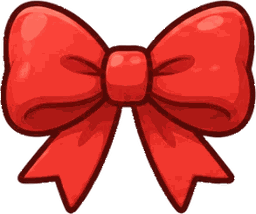
#> input picture assets/gear/bow.png, 256 x 214 px
$ python cut-gear.py ../assets/gear/bow.png
#> lines starting #> are read from the running program, lines starting #| are printed output that depends on the picture; after the words box and inside, x2 and y2 are one past the last pixel; in counts of white or black regions, pixels touching at a corner belong together
"""把 ChatGPT 生成的配件貼紙圖（一列六樣、白底）切成 6 張透明 PNG 到 assets/gear/。

用法：python3 tools/cut-gear.py <來源圖.png>
順序由左到右：蝴蝶結、圍巾、墨鏡、禮帽、星星髮夾、皇冠。
輸出各自裁到邊緣、最長邊 256px、256 色。結束時印出每張的寬高比，拿去填 index.html 的 GEAR 表 ar 欄位。
"""
import sys, os, json
import numpy as np
from PIL import Image
from collections import deque
IDS = [['bow', 'scarf', 'glasses', 'hat', 'star', 'crown']]
OUT = os.path.join(os.path.dirname(os.path.abspath(__file__)), '..', 'assets', 'gear') + '/'

def remove_bg(img):
    a = np.asarray(img.convert('RGB')).astype(np.int16); h, w, _ = a.shape
#> after `a = np.asarray(img.convert('RGB')).astype(np.int16)`:
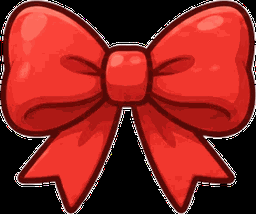
#> a: shape (214, 256, 3) int16; mean R, G, B 139.4, 36.7, 32.1
#> after `h, w, _ = a.shape`: h = 214; w = 256
    white = a.min(axis=2) >= 235; bg = np.zeros((h, w), bool); q = deque()
#> after `white = a.min(axis=2) >= 235`:
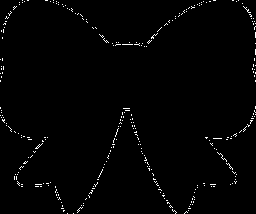
#> white: shape (214, 256) bool; 1.4% white in thin lines or dots
    for x in range(w):
        for y in (0, h - 1):
            if white[y, x] and not bg[y, x]: bg[y, x] = True; q.append((y, x))
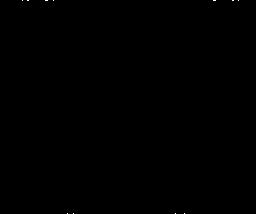
#> bg: shape (214, 256) bool; 0.03% white in thin lines or dots, all inside (x1, y1, x2, y2) = (22, 0, 239, 214)
    for y in range(h):
        for x in (0, w - 1):
            if white[y, x] and not bg[y, x]: bg[y, x] = True; q.append((y, x))
#> bg: shape (214, 256) bool; 0.09% white in thin lines or dots
    while q:
        y, x = q.popleft()
        for ny, nx in ((y-1,x),(y+1,x),(y,x-1),(y,x+1)):
            if 0 <= ny < h and 0 <= nx < w and white[ny, nx] and not bg[ny, nx]: bg[ny, nx] = True; q.append((ny, nx))
    alpha = np.full((h, w), 255, np.uint8); alpha[bg] = 0
    rim = np.zeros((h, w), bool)
    for dy, dx in ((1,0),(-1,0),(0,1),(0,-1)): rim |= (np.roll(bg, (dy, dx), (0, 1)) & ~bg)
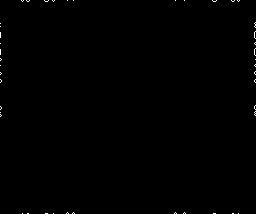
#> rim: shape (214, 256) bool; 0.25% white in thin lines or dots
    soft = np.clip((255 - a.min(axis=2)) * 255 // 90, 0, 255).astype(np.uint8); alpha[rim] = np.minimum(alpha[rim], soft[rim])
#> after `soft = np.clip((255 - a.min(axis=2)) * 255 // 90, 0, 255).astype(np.ui`:
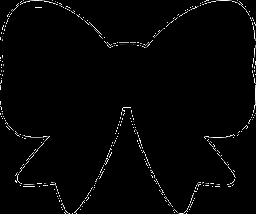
#> soft: shape (214, 256); min 0, max 255, mean 4.7
#> after `alpha[rim] = np.minimum(alpha[rim], soft[rim])`:
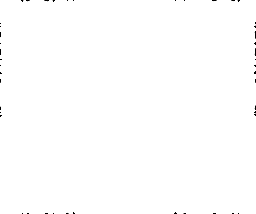
#> alpha: shape (214, 256); min 0, max 255, mean 254.4
    return Image.fromarray(np.dstack([a.astype(np.uint8), alpha]), 'RGBA')

def runs(mask, min_gap):
    """1D 投影切段：回傳 [(start,end)]，相隔小於 min_gap 的段合併。"""
    out, x = [], 0
    while x < len(mask):
        if mask[x]:
            s = x
            while x < len(mask) and mask[x]: x += 1
            if out and s - out[-1][1] < min_gap: out[-1] = (out[-1][0], x)
            else: out.append((s, x))
        else: x += 1
    return out

img = remove_bg(Image.open(sys.argv[1]))
al = np.asarray(img)[:, :, 3] > 0
#> al: shape (214, 256) bool; 99.8% white; black in thin lines or dots
# 連通區塊：找出 10 個最大的物件（兩列之間沒有完全空白的橫帶，所以不能用投影切）
h, w = al.shape; lab = np.zeros((h, w), np.int32); comps = []
#> after `h, w = al.shape`: h = 214; w = 256
for y in range(h):
    for x in range(w):
        if al[y, x] and not lab[y, x]:
            cid = len(comps) + 1; lab[y, x] = cid; q = deque([(y, x)]); n = 0; x0 = x1 = x; y0 = y1 = y
            while q:
                cy, cx = q.popleft(); n += 1
                x0 = min(x0, cx); x1 = max(x1, cx); y0 = min(y0, cy); y1 = max(y1, cy)
                for ny, nx in ((cy-1,cx),(cy+1,cx),(cy,cx-1),(cy,cx+1)):
                    if 0 <= ny < h and 0 <= nx < w and al[ny, nx] and not lab[ny, nx]: lab[ny, nx] = cid; q.append((ny, nx))
            comps.append([n, x0, y0, x1 + 1, y1 + 1])
#> lab: shape (214, 256) int32; values 0 (black) and 1 (white), 99.8% white; black in thin lines or dots
#> after the loop, comps = [[54658, 0, 0, 256, 214]]
comps.sort(reverse=True); comps = comps[:6]
# 小碎片（例如髮夾的夾子跟星星分開）：併進最近的大物件
rows = [sorted(comps, key=lambda c: c[1])]
#> rows = [[[54658, 0, 0, 256, 214]]]
#> (the run stopped early here; a loop or call above may not have finished)

$ run again, on assets/gear/glasses.png
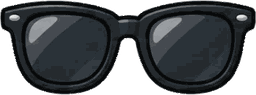
#> input picture assets/gear/glasses.png, 256 x 95 px
#> in remove_bg, `white = a.min(axis=2) >= 235`:
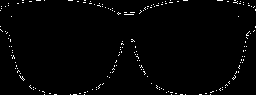
#> white: shape (95, 256) bool; 1.5% white in thin lines or dots
#> in remove_bg, `alpha[rim] = np.minimum(alpha[rim], soft[rim])`:
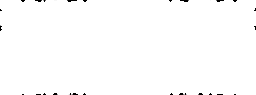
#> alpha: shape (95, 256); min 0, max 255, mean 253.4
#> al: shape (95, 256) bool; 99.4% white; black in thin lines or dots
